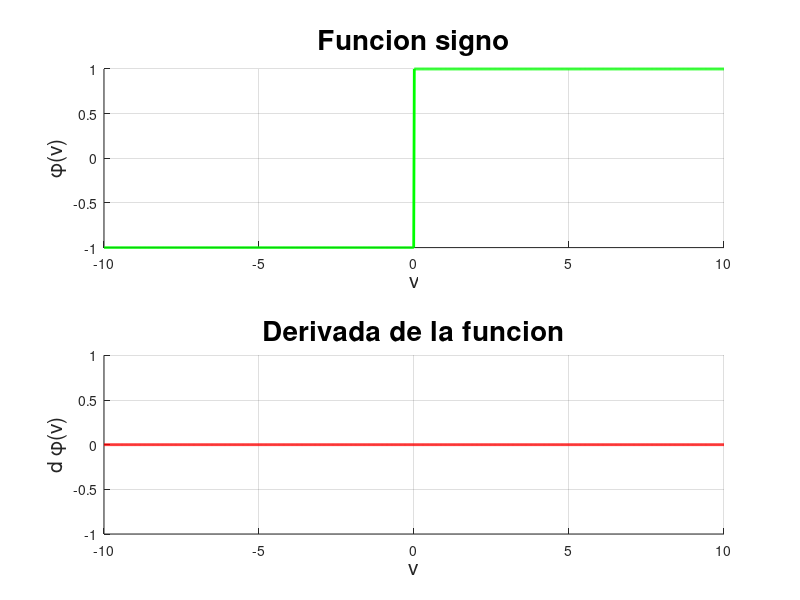

The MATLAB script that drew this image:
% Ian Mu;oz Nu;ez - Funcion 'Signo'

close all
clear
clc

v = linspace(-10, 10, 1000); % Variable independiente

y = []; % Funcion o variable dependiente
for i= 1:1000
    if v(i) > 0
        y(i) = 1;
    elseif v(i) == 0
        y(i) = 0;
    else
        y(i) = -1;
    end
end
dy = zeros(1,1000); % Derivada de la funcion

figure(1)

subplot(2,1,1)
hold on
grid on

plot(v, y, 'g-', 'LineWidth', 2)
title("Funcion signo", 'FontSize', 20)
xlabel('v', 'FontSize', 15)
ylabel('\phi(v)', 'FontSize', 15)

subplot(2,1,2)
hold on
grid on

plot(v, dy, 'r-', 'LineWidth', 2)
title("Derivada de la funcion", 'FontSize', 20)
xlabel('v', 'FontSize', 15)
ylabel('d \phi(v)', 'FontSize', 15)

